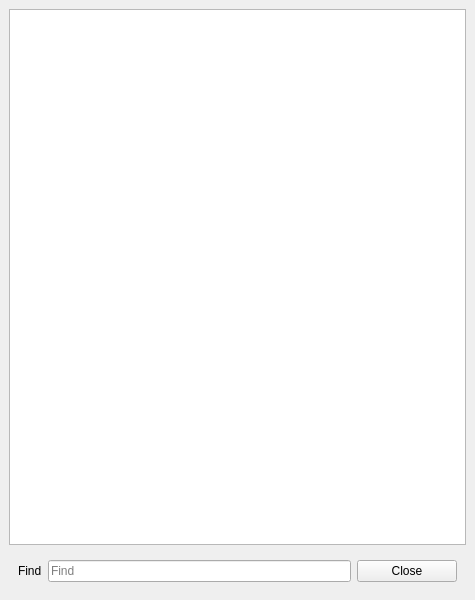
<?xml version="1.0" encoding="UTF-8"?>
<ui version="4.0">
 <class>glitch_floating_source</class>
 <widget class="QMainWindow" name="glitch_floating_source">
  <property name="geometry">
   <rect>
    <x>0</x>
    <y>0</y>
    <width>475</width>
    <height>600</height>
   </rect>
  </property>
  <property name="windowTitle">
   <string>Glitch: Source</string>
  </property>
  <property name="windowIcon">
   <iconset resource="../Icons/icons.qrc">
    <normaloff>:/Logo/glitch-logo.png</normaloff>:/Logo/glitch-logo.png</iconset>
  </property>
  <widget class="QWidget" name="centralwidget">
   <layout class="QVBoxLayout" name="verticalLayout_2">
    <item>
     <widget class="QTextBrowser" name="text"/>
    </item>
    <item>
     <widget class="QFrame" name="frame">
      <layout class="QHBoxLayout" name="horizontalLayout">
       <item>
        <widget class="QLabel" name="label">
         <property name="text">
          <string>Find</string>
         </property>
        </widget>
       </item>
       <item>
        <widget class="QLineEdit" name="find">
         <property name="placeholderText">
          <string>Find</string>
         </property>
         <property name="clearButtonEnabled">
          <bool>true</bool>
         </property>
        </widget>
       </item>
       <item>
        <widget class="QPushButton" name="close">
         <property name="minimumSize">
          <size>
           <width>100</width>
           <height>0</height>
          </size>
         </property>
         <property name="text">
          <string>Close</string>
         </property>
        </widget>
       </item>
      </layout>
     </widget>
    </item>
   </layout>
  </widget>
 </widget>
 <tabstops>
  <tabstop>text</tabstop>
  <tabstop>find</tabstop>
  <tabstop>close</tabstop>
 </tabstops>
 <resources>
  <include location="../Icons/icons.qrc"/>
 </resources>
 <connections/>
</ui>
